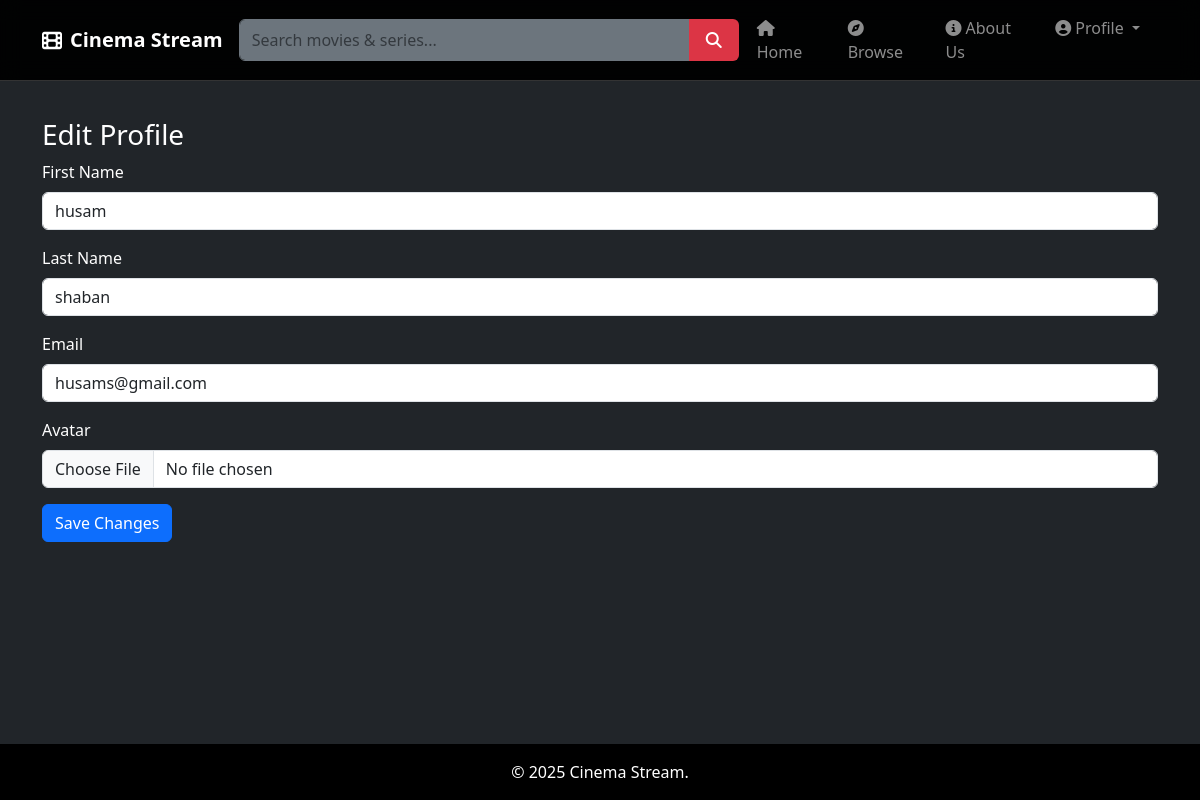
Page /profile/edit/ (signed in) on the committed database.
### cinema_stream_app/models.py (models this page shows)
class UserProfile(models.Model):
    user = models.OneToOneField(User, on_delete=models.CASCADE, related_name='profile')
    date_of_birth = models.DateField(null=True)
    avatar = models.ImageField(upload_to='avatars/', null=True)
    created_at = models.DateTimeField(auto_now_add=True)
    updated_at = models.DateTimeField(auto_now=True)

### cinema_stream_app/views.py (the view, shortened to what this page needs)
# urls.py: path('profile/edit/', views.edit_profile, name='edit_profile'),
def edit_profile(request):
    user = request.user
    profile = user.profile
    context = {
        'user': user,
        'profile': profile,
    }
    return render(request, 'edit_profile.html', context)

### cinema_stream_app/templates/edit_profile.html (shortened to what this page needs)
{% extends 'index.html' %}
{% block content %}
<div class="container py-4">
  <h3>Edit Profile</h3>
  <form method="post" enctype="multipart/form-data">
    <div class="mb-3">
      <label class="form-label">First Name</label>
      <input type="text" name="first_name" class="form-control" value="{{ profile.user.first_name }}">
    </div>
    <div class="mb-3">
      <label class="form-label">Last Name</label>
      <input type="text" name="last_name" class="form-control" value="{{ profile.user.last_name }}">
    </div>
    <div class="mb-3">
      <label class="form-label">Email</label>
      <input type="email" name="email" class="form-control" value="{{ profile.user.email }}">
    </div>
    <div class="mb-3">
      <label class="form-label">Avatar</label>
      <input type="file" name="avatar" class="form-control">
    </div>
    <button type="submit" class="btn btn-primary">Save Changes</button>
  </form>
</div>
{% endblock %}

### cinema_stream_app/templates/index.html (style rules this page uses)
html, body { height: 100%; margin: 0; }
body { display: flex; flex-direction: column; }
body { padding-top: 70px; }

### rows in the picture
UserProfile: first_name "husam", last_name "shaban", email "husams@gmail.com"
